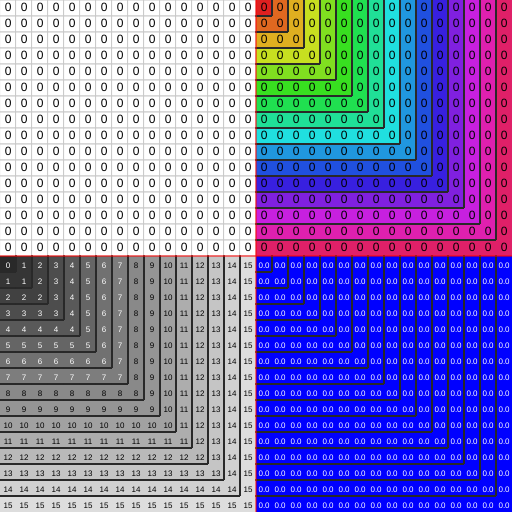
Frame 1 (no input)
Frame 2 (the mouse pressed at the canvas centre, redrawn once): identical to frame 1, image omitted

The p5.js sketch that drew this single still picture (run headless with seeded random() and noise() and a simulated clock; the mouse was pressed at the canvas centre and the sketch redrawn once):

// p5.js sketch
// ── sketch.js
var WIDTH = 512,
  HEIGHT = 512,
  tables = {
    xCount: 16,
    yCount: 16,
    positionToGroup: [],
    groupToPosition: {},
    groupToColor: {},
    current: [],
    next: []
  }

function setup() {
  createCanvas(WIDTH, HEIGHT)

  const {
    positionToGroup,
    groupToPosition,
    current, next,
    groupToColor,
    xCount, yCount
  } = tables

  for (var x = 0; x < xCount; x ++) {
    positionToGroup[x] = []
    for (var y = 0; y < yCount; y ++) {
      const group = max(x,y)
      positionToGroup[x][y] = group
      groupToPosition[group] = groupToPosition[group] || []
      groupToPosition[group].push({ x, y })
    }
  }

  colorMode(HSL)
  Object.entries(groupToPosition).forEach(([ group ], index, groups)=> {
    const c = color((index / groups.length) * 360, 75, 50)
    groupToColor[group] = c
  })
  colorMode(RGB)

  for (var x = 0; x < xCount; x ++) {
    current[x] = []
    next[x] = []
    for (var y = 0; y < yCount; y ++) {
      current[x][y] = 0
      next[x][y] = 0
    }
  }
}

function draw() {
  background(244)

  const {
    xCount, yCount,
    positionToGroup, groupToPosition,
    current, groupToColor
  } = tables,
  cellWidth =  (width / 2) / xCount,
  cellHeight =  (height / 2) / yCount

  push()
  {
    translate(width / 2 * 0, height / 2 * 0)

    current.forEach((column, x) => {
      column.forEach((value, y) => {
        push()

        translate(x * cellWidth, y * cellHeight)

        if (value === 1) {
          fill(200)
        } else {
          fill(255)
        }
        stroke(200)
        strokeWeight(1)
        rect(0, 0, cellWidth, cellHeight)

        fill(0)
        noStroke()
        textAlign(CENTER, BOTTOM)
        text(value, cellWidth / 2, cellHeight - 2)

        pop()
      })
    })
  }
  pop()

  push()
  {
    translate(width / 2 * 1, height / 2 * 0)

    positionToGroup.forEach((column, x) => {
      column.forEach((group, y) => {
        push()
        const value = current[x][y]
        translate(x * cellWidth, y * cellHeight)

        fill(groupToColor[group])
        noStroke()
        rect(0, 0, cellWidth, cellHeight)

        fill(0)
        noStroke()
        textAlign(CENTER, BOTTOM)
        text(value, cellWidth / 2, cellHeight - 2)
        // text(group, cellWidth / 2, cellHeight - 2)
        // text(current[x][y], cellWidth / 2, cellHeight - 2)

        stroke(41)
        noFill()
        strokeWeight(2)
        if(x > 0 && positionToGroup[x-1][y] !== group) line(0,0,0,cellHeight)
        if(y > 0 && positionToGroup[x][y-1] !== group) line(0,0,cellWidth,0)

        pop()
      })
    })
  }
  pop()

  push()
  {
    translate(width / 2 * 0, height / 2 * 1)
    positionToGroup.forEach((column, x) => {
      column.forEach((group, y) => {
        push()
        translate(x * cellWidth, y * cellHeight)

        const c = 41 + group * 12
        fill(c)
        noStroke()
        strokeWeight(1)
        rect(0, 0, cellWidth, cellHeight)

        fill(c > 128 ? 0 : 255)
        noStroke()
        textSize(8)
        textAlign(CENTER, BOTTOM)
        text(group, cellWidth / 2, cellHeight - 2)

        stroke(41)
        noFill()
        strokeWeight(2)
        if(x > 0 && positionToGroup[x-1][y] !== group) line(0,0,0,cellHeight)
        if(y > 0 && positionToGroup[x][y-1] !== group) line(0,0,cellWidth,0)

        pop()
      })
    })
  }
  pop()

  push()
  {
    translate(width / 2 * 1, height / 2 * 1)

    current.forEach((column, y) => {
      column.forEach((_value, x) => {

        push()
        translate(x * cellWidth, y * cellHeight)

        const group = positionToGroup[x][y]
        const value = average(groupToPosition[group].map(({x,y}) => current[x][y]))

        noStroke()
        fill(value <= 0.2 ? color('blue') : (value >= 0.8 ? color('red') : color('black')))
        strokeWeight(1)
        rect(0, 0, cellWidth, cellHeight)

        fill(color('white'))
        noStroke()
        textSize(8)
        textAlign(CENTER, BOTTOM)
        text(value.toFixed(1), cellWidth / 2, cellHeight - 2)

        stroke(41)
        noFill()
        strokeWeight(2)
        if(x > 0 && positionToGroup[x-1][y] !== group) line(0,0,0,cellHeight)
        if(y > 0 && positionToGroup[x][y-1] !== group) line(0,0,cellWidth,0)

        pop()
      })
    })

  }
  pop()

  noFill()
  stroke('red')
  strokeWeight(1)
  line(0, height / 2, width, height / 2)
  line(width / 2, 0, width / 2, height)

  update()

  noLoop()
}

function update() {
  const { current, next } = tables


  tables.current = next
  tables.next = current
}


function average (numbers) {
  return numbers.reduce((sum, number) => sum + number, 0) / numbers.length
}
